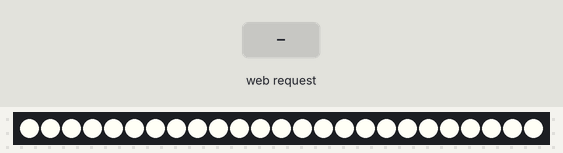
Recording of a sketch running on a simulated ESP8266 (NodeMCU). On the bench: 25 RGB LEDs in strip order, left to right. Inputs (shaded band) come from the test bench. WiFi joins after 1.5 s; servers stay silent unless stated; network time is answered at once with the bench clock; the local clock reads 2024-03-15 10:24:30 at power-on unless the sketch sets it; not simulated (calls return 0 or success): credential.h; what the sketch prints to the serial monitor is not drawn.

Above: at 3.2 s.
3.3 s: HTTP request GET /led/off received
At 3.9 s:
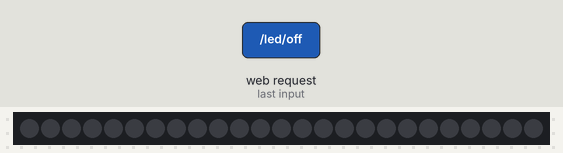
5.0 s: HTTP request GET /led/on received
At 6.3 s:
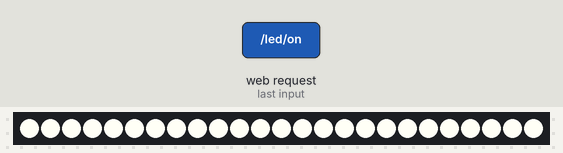
6.6 s: HTTP request GET /led/auto received
Timing chart, 0 to 9.6 s (numbered marks = the images above; inputs shaded):
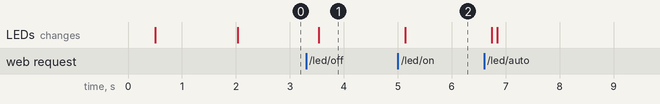

The sketch:

FishTankLED_NodeMCU_ESP8266.ino
```cpp
/*
    This sketch demonstrates how to scan WiFi networks.
    The API is almost the same as with the WiFi Shield library,
    the most obvious difference being the different file you need to include:
*/

#include <ESP8266WiFi.h>
#include <Adafruit_NeoPixel.h>
#include <Wire.h>
#include "credential.h"
#include <NTPClient.h>
#include <ESP8266HTTPUpdateServer.h>

#define PIN D4
#define serialRate 9600
#define NUM_LEDS 25

// Create credential.h file with below line
// #define SID "Your SSID"
// #define PW "You WIFI PW"

// Manual turn on or off
bool isManual = false;

// LED String
Adafruit_NeoPixel LEDs(NUM_LEDS, PIN, NEO_GRBW + NEO_KHZ800);

// NTP Server to get time
// How to calculate offset:

char daysOfTheWeek[7][12] = {"Sunday", "Monday", "Tuesday", "Wednesday", "Thursday", "Friday", "Saturday"};
// Define NTP Client to get time
// Kelowna BC GMT-8
// -8 * 60 * 60 = -28800
const long utcOffsetInSeconds = -28800;
WiFiUDP ntpUDP;
NTPClient timeClient(ntpUDP, "pool.ntp.org", utcOffsetInSeconds);

void controlLed(int val) {
  if (val == 0) {
    switchOffLED();
  } else if (val == 1) {
    switchOnLED();
  }
}

void switchOnLED() {
  for (int i = 0; i < NUM_LEDS; i++)
  {
    LEDs.setPixelColor(i, LEDs.Color(255, 255, 246));
  }
  LEDs.show();
}

void switchOffLED() {
  for (int i = 0; i < NUM_LEDS; i++)
  {
    LEDs.setPixelColor(i, LEDs.Color(0, 0, 0));
  }
  LEDs.show();
}

// Create an instance of the server
// specify the port to listen on as an argument
WiFiServer server(80);

void setup() {

  Serial.begin(serialRate);

  delay(500);
  LEDs.begin();

  pinMode(BUILTIN_LED, OUTPUT);

  // Connect to WiFi network
  Serial.println();
  Serial.print("Connecting to ");
  Serial.println(SID);

  WiFi.mode(WIFI_STA);
  WiFi.begin(SID, PW);

  while (WiFi.status() != WL_CONNECTED) {
    delay(500);
    Serial.print(".");
  }

  Serial.println("");
  Serial.println("WiFi connected");

  // Start the server
  server.begin();
  Serial.println("Server started");

  // Print the IP address
  Serial.println(WiFi.localIP());

  timeClient.begin();
}

void loop() {
  timeClient.update();

  int currentHour = timeClient.getHours();
  int currentMin = timeClient.getMinutes();
  int currentSecond = timeClient.getSeconds();
  // Switch off at night
  if (isManual == false) {
    if (currentHour >= 21 || currentHour <= 6) {
    switchOffLED();
    } else {
      switchOnLED();
    }
  }

  delay(500);

  // Check if a client has connected
  WiFiClient client = server.available();
  if (!client) {
    return;
  }

  // Wait until the client sends some data
  Serial.println("new client");
  while (!client.available()) {
    delay(100);
  }

  // Read the first line of the request
  String req = client.readStringUntil('\r');
  Serial.println(req);
  client.flush();

  // Match the request
  int val;
  String s; // response

  if (req.indexOf("/led/off") != -1) {
    Serial.println("Requesting LED OFF");
    val = 0;
    isManual = true;
    s = "HTTP/1.1 200 OK\r\nContent-Type: text/html\r\n\r\n\r\n\r\nLED is now OFF";
  } else if (req.indexOf("/led/on") != -1) {
    Serial.println("Requesting LED ON");
    s = "HTTP/1.1 200 OK\r\nContent-Type: text/html\r\n\r\n\r\n\r\nLED is now ON";
    val = 1;
    isManual = true;
  } else if (req.indexOf("/led/auto") != -1) {
    s = "HTTP/1.1 200 OK\r\nContent-Type: text/html\r\n\r\n\r\n\r\nLED is now AUTO";
    Serial.println("Reset manual");
    isManual = false;
  } else {
    Serial.println("INVALID REQUEST");
    client.stop();
    return;
  }

  controlLed(val);

  client.flush();

  // Send the response to the client
  client.print(s);
  delay(100);
  Serial.println("Client disonnected");

  // The client will actually be disconnected
  // when the function returns and 'client' object is detroyed
}
```

Measured:
- after the input at 3.3 s, the LEDs: change after 0.24 s (image 1)
- after the input at 5.0 s, the LEDs: change after 0.14 s (image 2)
